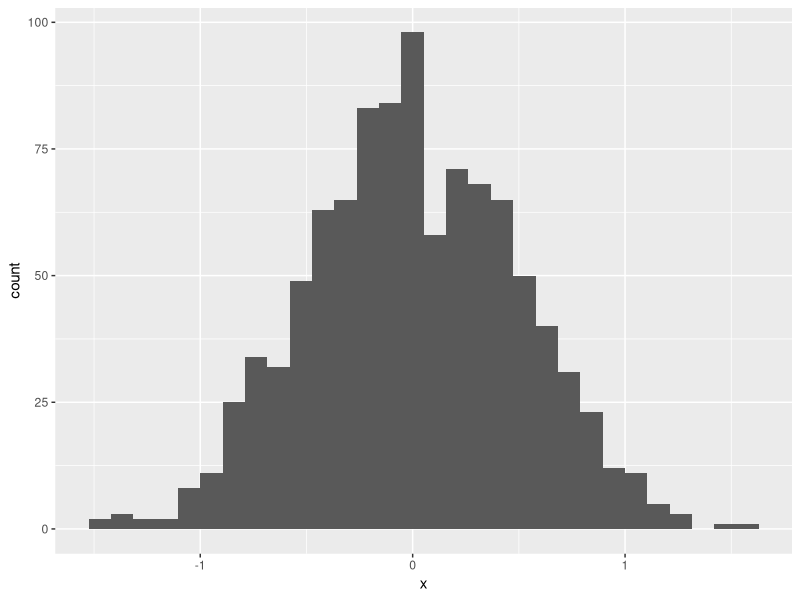
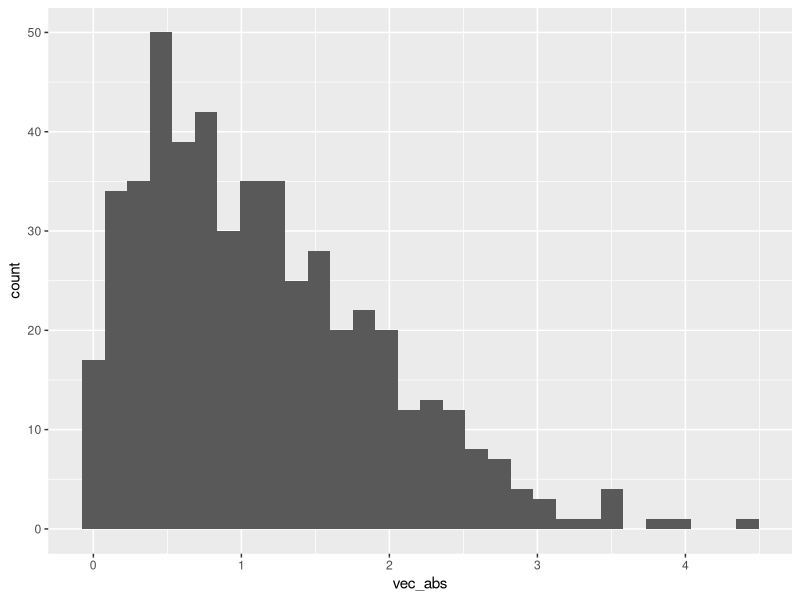

The R script that drew these images, in order:
## ---- chunk 1
library(tidyverse)
## ---- chunk 2
samp = rnorm(100)
length(samp)
## ---- chunk 3
plot_df = tibble(
  x = rnorm(1000, sd = .5),
  y = 1 + 2 * x + rnorm(1000)
)

ggplot(plot_df, aes(x = x)) + 
  geom_histogram()
## ---- chunk 4
exercise_df = tibble(
  vec_numeric = rnorm(500, mean=1),
  vec_logical = vec_numeric>0,
  vec_abs = abs(vec_numeric)
)

ggplot(exercise_df, aes(x = vec_abs)) + 
  geom_histogram()
